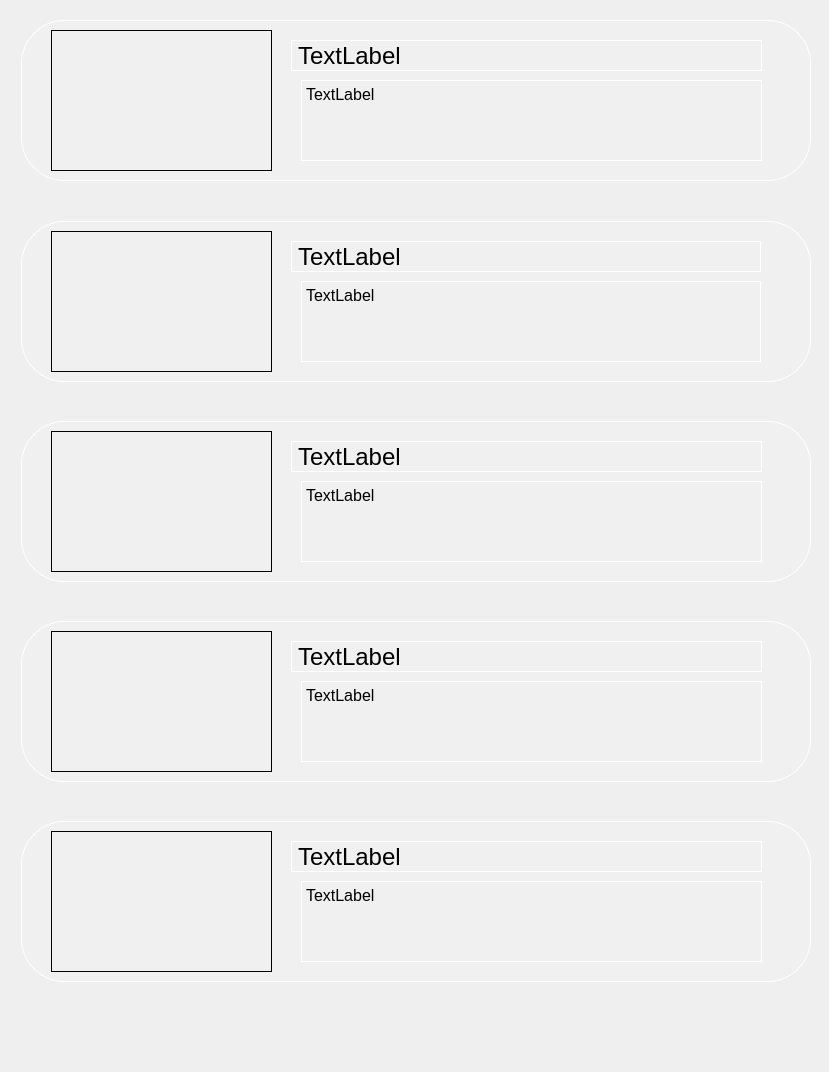
          <widget class="QWidget" name="scrollAreaWidgetContents">
           <property name="geometry">
            <rect>
             <x>0</x>
             <y>0</y>
             <width>829</width>
             <height>1068</height>
            </rect>
           </property>
           <layout class="QVBoxLayout" name="verticalLayout_2">
            <item>
             <widget class="QGroupBox" name="publicaciones_groupBox">
              <property name="minimumSize">
               <size>
                <width>0</width>
                <height>1050</height>
               </size>
              </property>
              <property name="styleSheet">
               <string notr="true">border-radius: 0px;
border: 0px solid white;
</string>
              </property>
              <property name="title">
               <string/>
              </property>
              <widget class="QPushButton" name="publicaciones_more_pushButton">
               <property name="geometry">
                <rect>
                 <x>380</x>
                 <y>990</y>
                 <width>51</width>
                 <height>51</height>
                </rect>
               </property>
               <property name="text">
                <string/>
               </property>
               <property name="icon">
                <iconset resource="Icons.qrc">
                 <normaloff>:/buttons/plus.png</normaloff>:/buttons/plus.png</iconset>
               </property>
               <property name="iconSize">
                <size>
                 <width>50</width>
                 <height>50</height>
                </size>
               </property>
              </widget>
              <widget class="QGroupBox" name="publicacion1">
               <property name="geometry">
                <rect>
                 <x>10</x>
                 <y>9</y>
                 <width>790</width>
                 <height>161</height>
                </rect>
               </property>
               <property name="styleSheet">
                <string notr="true">border-radius: 43px;
border: 1px solid white;
background-color: rgb(240, 240, 240);</string>
               </property>
               <property name="title">
                <string/>
               </property>
               <widget class="QLabel" name="ImagenP1">
                <property name="geometry">
                 <rect>
                  <x>30</x>
                  <y>10</y>
                  <width>221</width>
                  <height>141</height>
                 </rect>
                </property>
                <property name="styleSheet">
                 <string notr="true">border-radius: 0px;
border: 1px solid black;</string>
                </property>
                <property name="text">
                 <string/>
                </property>
               </widget>
               <widget class="QLabel" name="tituloP1">
                <property name="geometry">
                 <rect>
                  <x>270</x>
                  <y>20</y>
                  <width>471</width>
                  <height>31</height>
                 </rect>
                </property>
                <property name="font">
                 <font>
                  <pointsize>18</pointsize>
                 </font>
                </property>
                <property name="text">
                 <string>TextLabel</string>
                </property>
               </widget>
               <widget class="QLabel" name="descrP1">
                <property name="geometry">
                 <rect>
                  <x>280</x>
                  <y>60</y>
                  <width>461</width>
                  <height>81</height>
                 </rect>
                </property>
                <property name="font">
                 <font>
                  <pointsize>12</pointsize>
                 </font>
                </property>
                <property name="text">
                 <string>TextLabel</string>
                </property>
                <property name="alignment">
                 <set>Qt::AlignLeading|Qt::AlignLeft|Qt::AlignTop</set>
                </property>
               </widget>
               <widget class="QPushButton" name="up_pushButtonP1">
                <property name="geometry">
                 <rect>
                  <x>740</x>
                  <y>20</y>
                  <width>50</width>
                  <height>41</height>
                 </rect>
                </property>
                <property name="styleSheet">
                 <string notr="true">background-color: rgba(0,0,0,0%);
border: 0px solid white;</string>
                </property>
                <property name="text">
                 <string/>
                </property>
                <property name="icon">
                 <iconset resource="Icons.qrc">
                  <normaloff>:/buttons/up.png</normaloff>:/buttons/up.png</iconset>
                </property>
                <property name="iconSize">
                 <size>
                  <width>35</width>
                  <height>50</height>
                 </size>
                </property>
               </widget>
              </widget>
              <widget class="QGroupBox" name="publicacion2">
               <property name="geometry">
                <rect>
                 <x>10</x>
                 <y>210</y>
                 <width>790</width>
                 <height>161</height>
                </rect>
               </property>
               <property name="styleSheet">
                <string notr="true">border-radius: 43px;
border: 1px solid white;
background-color: rgb(240, 240, 240);</string>
               </property>
               <property name="title">
                <string/>
               </property>
               <widget class="QLabel" name="ImagenP2">
                <property name="geometry">
                 <rect>
                  <x>30</x>
                  <y>10</y>
                  <width>221</width>
                  <height>141</height>
                 </rect>
                </property>
                <property name="styleSheet">
                 <string notr="true">border-radius: 0px;
border: 1px solid black;</string>
                </property>
                <property name="text">
                 <string/>
                </property>
               </widget>
               <widget class="QLabel" name="tituloP2">
                <property name="geometry">
                 <rect>
                  <x>270</x>
                  <y>20</y>
                  <width>470</width>
                  <height>31</height>
                 </rect>
                </property>
                <property name="font">
                 <font>
                  <pointsize>18</pointsize>
                 </font>
                </property>
                <property name="text">
                 <string>TextLabel</string>
                </property>
               </widget>
               <widget class="QLabel" name="descrP2">
                <property name="geometry">
                 <rect>
                  <x>280</x>
                  <y>60</y>
                  <width>460</width>
                  <height>81</height>
                 </rect>
                </property>
                <property name="font">
                 <font>
                  <pointsize>12</pointsize>
                 </font>
                </property>
                <property name="text">
                 <string>TextLabel</string>
                </property>
                <property name="alignment">
                 <set>Qt::AlignLeading|Qt::AlignLeft|Qt::AlignTop</set>
                </property>
               </widget>
               <widget class="QPushButton" name="up_pushButtonP2">
                <property name="geometry">
                 <rect>
                  <x>740</x>
                  <y>20</y>
                  <width>50</width>
                  <height>41</height>
                 </rect>
                </property>
                <property name="styleSheet">
                 <string notr="true">background-color: rgba(0,0,0,0%);
border: 0px solid white;</string>
                </property>
                <property name="text">
                 <string/>
                </property>
                <property name="icon">
                 <iconset resource="Icons.qrc">
                  <normaloff>:/buttons/up.png</normaloff>:/buttons/up.png</iconset>
                </property>
                <property name="iconSize">
                 <size>
                  <width>35</width>
                  <height>50</height>
                 </size>
                </property>
               </widget>
              </widget>
              <widget class="QGroupBox" name="publicacion3">
               <property name="geometry">
                <rect>
                 <x>10</x>
                 <y>410</y>
                 <width>790</width>
                 <height>161</height>
                </rect>
               </property>
               <property name="styleSheet">
                <string notr="true">border-radius: 43px;
border: 1px solid white;
background-color: rgb(240, 240, 240);</string>
               </property>
               <property name="title">
                <string/>
               </property>
               <widget class="QLabel" name="ImagenP3">
                <property name="geometry">
                 <rect>
                  <x>30</x>
                  <y>10</y>
                  <width>221</width>
                  <height>141</height>
                 </rect>
                </property>
                <property name="styleSheet">
                 <string notr="true">border-radius: 0px;
border: 1px solid black;</string>
                </property>
                <property name="text">
                 <string/>
                </property>
               </widget>
               <widget class="QLabel" name="tituloP3">
                <property name="geometry">
                 <rect>
                  <x>270</x>
                  <y>20</y>
                  <width>471</width>
                  <height>31</height>
                 </rect>
                </property>
                <property name="font">
                 <font>
                  <pointsize>18</pointsize>
                 </font>
                </property>
                <property name="text">
                 <string>TextLabel</string>
                </property>
               </widget>
               <widget class="QLabel" name="descrP3">
                <property name="geometry">
                 <rect>
                  <x>280</x>
                  <y>60</y>
                  <width>461</width>
                  <height>81</height>
                 </rect>
                </property>
                <property name="font">
                 <font>
                  <pointsize>12</pointsize>
                 </font>
                </property>
                <property name="text">
                 <string>TextLabel</string>
                </property>
                <property name="alignment">
                 <set>Qt::AlignLeading|Qt::AlignLeft|Qt::AlignTop</set>
                </property>
               </widget>
               <widget class="QPushButton" name="up_pushButtonP3">
                <property name="geometry">
                 <rect>
                  <x>740</x>
                  <y>20</y>
                  <width>50</width>
                  <height>41</height>
                 </rect>
                </property>
                <property name="styleSheet">
                 <string notr="true">background-color: rgba(0,0,0,0%);
border: 0px solid white;</string>
                </property>
                <property name="text">
                 <string/>
                </property>
                <property name="icon">
                 <iconset resource="Icons.qrc">
                  <normaloff>:/buttons/up.png</normaloff>:/buttons/up.png</iconset>
                </property>
                <property name="iconSize">
                 <size>
                  <width>35</width>
                  <height>50</height>
                 </size>
                </property>
               </widget>
              </widget>
              <widget class="QGroupBox" name="publicacion4">
               <property name="geometry">
                <rect>
                 <x>10</x>
                 <y>610</y>
                 <width>790</width>
                 <height>161</height>
                </rect>
               </property>
               <property name="styleSheet">
                <string notr="true">border-radius: 43px;
border: 1px solid white;
background-color: rgb(240, 240, 240);</string>
               </property>
               <property name="title">
                <string/>
               </property>
               <widget class="QLabel" name="ImagenP4">
                <property name="geometry">
                 <rect>
                  <x>30</x>
                  <y>10</y>
                  <width>221</width>
                  <height>141</height>
                 </rect>
                </property>
                <property name="styleSheet">
                 <string notr="true">border-radius: 0px;
border: 1px solid black;</string>
                </property>
                <property name="text">
                 <string/>
                </property>
               </widget>
               <widget class="QLabel" name="tituloP4">
                <property name="geometry">
                 <rect>
                  <x>270</x>
                  <y>20</y>
                  <width>471</width>
                  <height>31</height>
                 </rect>
                </property>
                <property name="font">
                 <font>
                  <pointsize>18</pointsize>
                 </font>
                </property>
                <property name="text">
                 <string>TextLabel</string>
                </property>
               </widget>
               <widget class="QLabel" name="descrP4">
                <property name="geometry">
                 <rect>
                  <x>280</x>
                  <y>60</y>
                  <width>461</width>
                  <height>81</height>
                 </rect>
                </property>
                <property name="font">
                 <font>
                  <pointsize>12</pointsize>
                 </font>
                </property>
                <property name="text">
                 <string>TextLabel</string>
                </property>
                <property name="alignment">
                 <set>Qt::AlignLeading|Qt::AlignLeft|Qt::AlignTop</set>
                </property>
               </widget>
               <widget class="QPushButton" name="up_pushButtonP4">
                <property name="geometry">
                 <rect>
                  <x>740</x>
                  <y>20</y>
                  <width>50</width>
                  <height>41</height>
                 </rect>
                </property>
                <property name="styleSheet">
                 <string notr="true">background-color: rgba(0,0,0,0%);
border: 0px solid white;</string>
                </property>
                <property name="text">
                 <string/>
                </property>
                <property name="icon">
                 <iconset resource="Icons.qrc">
                  <normaloff>:/buttons/up.png</normaloff>:/buttons/up.png</iconset>
                </property>
                <property name="iconSize">
                 <size>
                  <width>35</width>
                  <height>50</height>
                 </size>
                </property>
               </widget>
              </widget>
              <widget class="QGroupBox" name="publicacion5">
               <property name="geometry">
                <rect>
                 <x>10</x>
                 <y>810</y>
                 <width>790</width>
                 <height>161</height>
                </rect>
               </property>
               <property name="styleSheet">
                <string notr="true">border-radius: 43px;
border: 1px solid white;
background-color: rgb(240, 240, 240);</string>
               </property>
               <property name="title">
                <string/>
               </property>
               <widget class="QLabel" name="ImagenP5">
                <property name="geometry">
                 <rect>
                  <x>30</x>
                  <y>10</y>
                  <width>221</width>
                  <height>141</height>
                 </rect>
                </property>
                <property name="styleSheet">
                 <string notr="true">border-radius: 0px;
border: 1px solid black;</string>
                </property>
                <property name="text">
                 <string/>
                </property>
               </widget>
               <widget class="QLabel" name="tituloP5">
                <property name="geometry">
                 <rect>
                  <x>270</x>
                  <y>20</y>
                  <width>471</width>
                  <height>31</height>
                 </rect>
                </property>
                <property name="font">
                 <font>
                  <pointsize>18</pointsize>
                 </font>
                </property>
                <property name="text">
                 <string>TextLabel</string>
                </property>
               </widget>
               <widget class="QLabel" name="descrP5">
                <property name="geometry">
                 <rect>
                  <x>280</x>
                  <y>60</y>
                  <width>461</width>
                  <height>81</height>
                 </rect>
                </property>
                <property name="font">
                 <font>
                  <pointsize>12</pointsize>
                 </font>
                </property>
                <property name="text">
                 <string>TextLabel</string>
                </property>
                <property name="alignment">
                 <set>Qt::AlignLeading|Qt::AlignLeft|Qt::AlignTop</set>
                </property>
               </widget>
               <widget class="QPushButton" name="up_pushButtonP5">
                <property name="geometry">
                 <rect>
                  <x>740</x>
                  <y>20</y>
                  <width>50</width>
                  <height>41</height>
                 </rect>
                </property>
                <property name="styleSheet">
                 <string notr="true">background-color: rgba(0,0,0,0%);
border: 0px solid white;</string>
                </property>
                <property name="text">
                 <string/>
                </property>
                <property name="icon">
                 <iconset resource="Icons.qrc">
                  <normaloff>:/buttons/up.png</normaloff>:/buttons/up.png</iconset>
                </property>
                <property name="iconSize">
                 <size>
                  <width>35</width>
                  <height>50</height>
                 </size>
                </property>
               </widget>
              </widget>
             </widget>
            </item>
           </layout>
          </widget>
